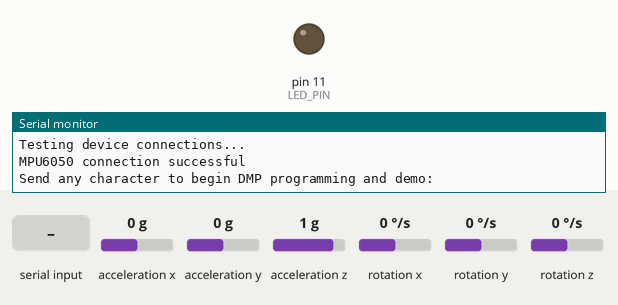
The sketch below on a simulated Arduino Uno, built with avr-gcc and run on an emulated ATmega328P. Parts: output pins drawn as LEDs (lit = HIGH), the last lines printed to the serial monitor. Dashed ring = blinking. Inputs (shaded band) come from the test bench; at power-on: acceleration x 0 g, acceleration y 0 g, acceleration z 1 g, rotation z 0 °/s, rotation x 0 °/s, rotation y 0 °/s. The sensor or clock chip raises its interrupt line as the real part does.

Above: at 0.9 s.
1.0 s: "1" received over Serial
At 1.67 s:
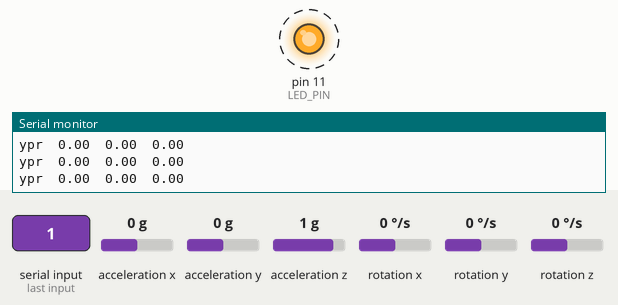
4.0 s: acceleration x set to -1.4 g
7.0 s: acceleration y set to -1.4 g
10.0 s: acceleration z set to -1.4 g
13.0 s: rotation z set to -192 °/s
Timing chart, 0 to 17.0 s (numbered marks = the images above; inputs shaded):
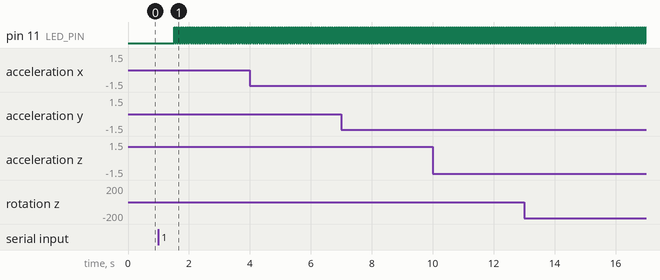

Measured:
- after the input at 1.0 s, pin 11 (LED_PIN): alternates HIGH for 0.01 s and LOW for 0.01 s, starting after 0.52 s

The sketch:

MPU6050_DMP6.ino
```cpp
// Modified version of Jeff Rowbergs MPU6050 demo
#include "I2Cdev.h"

#include "MPU6050_6Axis_MotionApps20.h"
#if I2CDEV_IMPLEMENTATION == I2CDEV_ARDUINO_WIRE
    #include "Wire.h"
#endif

MPU6050 mpu;

/* =========================================================================
   NOTE: In addition to connection 3.3v, GND, SDA, and SCL, this sketch
   depends on the MPU-6050's INT pin being connected to the Arduino's
   external interrupt #0 pin. On the Arduino Uno and Mega 2560, this is
   digital I/O pin 2.
 * ========================================================================= */

/* =========================================================================
   NOTE: Arduino v1.0.1 with the Leonardo board generates a compile error
   when using Serial.write(buf, len). The Teapot output uses this method.
   The solution requires a modification to the Arduino USBAPI.h file, which
   is fortunately simple, but annoying. This will be fixed in the next IDE
   release. For more info, see these links:

   http://arduino.cc/forum/index.php/topic,109987.0.html
   http://code.google.com/p/arduino/issues/detail?id=958
 * ========================================================================= */


// uncomment "OUTPUT_READABLE_QUATERNION" if you want to see the actual
// quaternion components in a [w, x, y, z] format (not best for parsing
// on a remote host such as Processing or something though)
//#define OUTPUT_READABLE_QUATERNION

// uncomment "OUTPUT_READABLE_EULER" if you want to see Euler angles
// (in degrees) calculated from the quaternions coming from the FIFO.
// Note that Euler angles suffer from gimbal lock (for more info, see
// http://en.wikipedia.org/wiki/Gimbal_lock)
//#define OUTPUT_READABLE_EULER

// uncomment "OUTPUT_READABLE_YAWPITCHROLL" if you want to see the yaw/
// pitch/roll angles (in degrees) calculated from the quaternions coming
// from the FIFO. Note this also requires gravity vector calculations.
// Also note that yaw/pitch/roll angles suffer from gimbal lock (for
// more info, see: http://en.wikipedia.org/wiki/Gimbal_lock)
#define OUTPUT_READABLE_YAWPITCHROLL

// uncomment "OUTPUT_READABLE_REALACCEL" if you want to see acceleration
// components with gravity removed. This acceleration reference frame is
// not compensated for orientation, so +X is always +X according to the
// sensor, just without the effects of gravity. If you want acceleration
// compensated for orientation, us OUTPUT_READABLE_WORLDACCEL instead.
//#define OUTPUT_READABLE_REALACCEL

// uncomment "OUTPUT_READABLE_WORLDACCEL" if you want to see acceleration
// components with gravity removed and adjusted for the world frame of
// reference (yaw is relative to initial orientation, since no magnetometer
// is present in this case). Could be quite handy in some cases.
//#define OUTPUT_READABLE_WORLDACCEL

#define LED_PIN 11
bool blinkState = false;

// MPU control/status vars
bool dmpReady = false;  // set true if DMP init was successful
uint8_t mpuIntStatus;   // holds actual interrupt status byte from MPU
uint8_t devStatus;      // return status after each device operation (0 = success, !0 = error)
uint16_t packetSize;    // expected DMP packet size (default is 42 bytes)
uint16_t fifoCount;     // count of all bytes currently in FIFO
uint8_t fifoBuffer[64]; // FIFO storage buffer

// orientation/motion vars
Quaternion q;           // [w, x, y, z]         quaternion container
VectorInt16 aa;         // [x, y, z]            accel sensor measurements
VectorInt16 aaReal;     // [x, y, z]            gravity-free accel sensor measurements
VectorInt16 aaWorld;    // [x, y, z]            world-frame accel sensor measurements
VectorFloat gravity;    // [x, y, z]            gravity vector
float euler[3];         // [psi, theta, phi]    Euler angle container
float ypr[3];           // [yaw, pitch, roll]   yaw/pitch/roll container and gravity vector

// ================================================================
// ===               INTERRUPT DETECTION ROUTINE                ===
// ================================================================

volatile bool mpuInterrupt = false;     // indicates whether MPU interrupt pin has gone high
void dmpDataReady() {
    mpuInterrupt = true;
}

// ================================================================
// ===                      INITIAL SETUP                       ===
// ================================================================

void setup() {
    // join I2C bus (I2Cdev library doesn't do this automatically)
    #if I2CDEV_IMPLEMENTATION == I2CDEV_ARDUINO_WIRE
        Wire.begin();
        TWBR = 24; // 400kHz I2C clock (200kHz if CPU is 8MHz)
    #elif I2CDEV_IMPLEMENTATION == I2CDEV_BUILTIN_FASTWIRE
        Fastwire::setup(400, true);
    #endif

    // initialize serial communication
    // (115200 chosen because it is required for Teapot Demo output, but it's
    // really up to you depending on your project)
    Serial.begin(115200);
    while (!Serial); // wait for Leonardo enumeration, others continue immediately

    // NOTE: 8MHz or slower host processors, like the Teensy @ 3.3v or Ardunio
    // Pro Mini running at 3.3v, cannot handle this baud rate reliably due to
    // the baud timing being too misaligned with processor ticks. You must use
    // 38400 or slower in these cases, or use some kind of external separate
    // crystal solution for the UART timer.

    // initialize device
    Serial.println(F("Initializing I2C devices..."));
    mpu.initialize();

    // verify connection
    Serial.println(F("Testing device connections..."));
    Serial.println(mpu.testConnection() ? F("MPU6050 connection successful") : F("MPU6050 connection failed"));

    // wait for ready
    Serial.println(F("\nSend any character to begin DMP programming and demo: "));
    while (Serial.available() && Serial.read()); // empty buffer
    while (!Serial.available());                 // wait for data
    while (Serial.available() && Serial.read()); // empty buffer again

    // load and configure the DMP
    Serial.println(F("Initializing DMP..."));
    devStatus = mpu.dmpInitialize();

    // supply your own gyro offsets here, scaled for min sensitivity
    mpu.setXGyroOffset(14);
    mpu.setYGyroOffset(8);
    mpu.setZGyroOffset(-3);
    mpu.setXAccelOffset(-1488);
    mpu.setYAccelOffset(-953);
    mpu.setZAccelOffset(1628); // 1688 factory default for my test chip

    // make sure it worked (returns 0 if so)
    if (devStatus == 0) {
        // turn on the DMP, now that it's ready
        Serial.println(F("Enabling DMP..."));
        mpu.setDMPEnabled(true);

        // enable Arduino interrupt detection
        Serial.println(F("Enabling interrupt detection (Arduino external interrupt 0)..."));
        pinMode(2, INPUT);
        attachInterrupt(2, dmpDataReady, RISING);
        mpuIntStatus = mpu.getIntStatus();

        // set our DMP Ready flag so the main loop() function knows it's okay to use it
        Serial.println(F("DMP ready! Waiting for first interrupt..."));
        dmpReady = true;

        // get expected DMP packet size for later comparison
        packetSize = mpu.dmpGetFIFOPacketSize();
    } else {
        // ERROR!
        // 1 = initial memory load failed
        // 2 = DMP configuration updates failed
        // (if it's going to break, usually the code will be 1)
        Serial.print(F("DMP Initialization failed (code "));
        Serial.print(devStatus);
        Serial.println(F(")"));
    }

    // configure LED for output
    pinMode(LED_PIN, OUTPUT);
}

// ================================================================
// ===                    MAIN PROGRAM LOOP                     ===
// ================================================================

void loop() {
    // if programming failed, don't try to do anything
    if (!dmpReady) return;

    // wait for MPU interrupt or extra packet(s) available
    while (!mpuInterrupt && fifoCount < packetSize) {
        // other program behavior stuff here
        // .
        // .
        // .
        // if you are really paranoid you can frequently test in between other
        // stuff to see if mpuInterrupt is true, and if so, "break;" from the
        // while() loop to immediately process the MPU data
        // .
        // .
        // .
    }

    // reset interrupt flag and get INT_STATUS byte
    mpuInterrupt = false;
    mpuIntStatus = mpu.getIntStatus();

    // get current FIFO count
    fifoCount = mpu.getFIFOCount();

    // check for overflow (this should never happen unless our code is too inefficient)
    if ((mpuIntStatus & 0x10) || fifoCount == 1024) {
        // reset so we can continue cleanly
        mpu.resetFIFO();
        Serial.println(F("FIFO overflow!"));
    // otherwise, check for DMP data ready interrupt (this should happen frequently)
    } else if (mpuIntStatus & 0x02) {
        // wait for correct available data length, should be a VERY short wait
        while (fifoCount < packetSize) fifoCount = mpu.getFIFOCount();

        // read a packet from FIFO
        mpu.getFIFOBytes(fifoBuffer, packetSize);

        // track FIFO count here in case there is > 1 packet available
        // (this lets us immediately read more without waiting for an interrupt)
        fifoCount -= packetSize;

        #ifdef OUTPUT_READABLE_QUATERNION
            // display quaternion values in easy matrix form: w x y z
            mpu.dmpGetQuaternion(&q, fifoBuffer);
            Serial.print("quat\t");
            Serial.print(q.w);
            Serial.print("\t");
            Serial.print(q.x);
            Serial.print("\t");
            Serial.print(q.y);
            Serial.print("\t");
            Serial.println(q.z);
        #endif

        #ifdef OUTPUT_READABLE_EULER
            // display Euler angles in degrees
            mpu.dmpGetQuaternion(&q, fifoBuffer);
            mpu.dmpGetEuler(euler, &q);
            Serial.print("euler\t");
            Serial.print(euler[0] * 180/M_PI);
            Serial.print("\t");
            Serial.print(euler[1] * 180/M_PI);
            Serial.print("\t");
            Serial.println(euler[2] * 180/M_PI);
        #endif

        #ifdef OUTPUT_READABLE_YAWPITCHROLL
            // display Euler angles in degrees
            mpu.dmpGetQuaternion(&q, fifoBuffer);
            mpu.dmpGetGravity(&gravity, &q);
            mpu.dmpGetYawPitchRoll(ypr, &q, &gravity);
            Serial.print("ypr\t");
            Serial.print(ypr[0] * 180/M_PI);
            Serial.print("\t");
            Serial.print(ypr[1] * 180/M_PI);
            Serial.print("\t");
            Serial.println(ypr[2] * 180/M_PI);
        #endif

        #ifdef OUTPUT_READABLE_REALACCEL
            // display real acceleration, adjusted to remove gravity
            mpu.dmpGetQuaternion(&q, fifoBuffer);
            mpu.dmpGetAccel(&aa, fifoBuffer);
            mpu.dmpGetGravity(&gravity, &q);
            mpu.dmpGetLinearAccel(&aaReal, &aa, &gravity);
            Serial.print("areal\t");
            Serial.print(aaReal.x);
            Serial.print("\t");
            Serial.print(aaReal.y);
            Serial.print("\t");
            Serial.println(aaReal.z);
        #endif

        #ifdef OUTPUT_READABLE_WORLDACCEL
            // display initial world-frame acceleration, adjusted to remove gravity
            // and rotated based on known orientation from quaternion
            mpu.dmpGetQuaternion(&q, fifoBuffer);
            mpu.dmpGetAccel(&aa, fifoBuffer);
            mpu.dmpGetGravity(&gravity, &q);
            mpu.dmpGetLinearAccel(&aaReal, &aa, &gravity);
            mpu.dmpGetLinearAccelInWorld(&aaWorld, &aaReal, &q);
            Serial.print("aworld\t");
            Serial.print(aaWorld.x);
            Serial.print("\t");
            Serial.print(aaWorld.y);
            Serial.print("\t");
            Serial.println(aaWorld.z);
        #endif

        #ifdef OUTPUT_TEAPOT
            // display quaternion values in InvenSense Teapot demo format:
            teapotPacket[2] = fifoBuffer[0];
            teapotPacket[3] = fifoBuffer[1];
            teapotPacket[4] = fifoBuffer[4];
            teapotPacket[5] = fifoBuffer[5];
            teapotPacket[6] = fifoBuffer[8];
            teapotPacket[7] = fifoBuffer[9];
            teapotPacket[8] = fifoBuffer[12];
            teapotPacket[9] = fifoBuffer[13];
            Serial.write(teapotPacket, 14);
            teapotPacket[11]++; // packetCount, loops at 0xFF on purpose
        #endif

        // blink LED to indicate activity
        blinkState = !blinkState;
        digitalWrite(LED_PIN, blinkState);
    }
}
```
